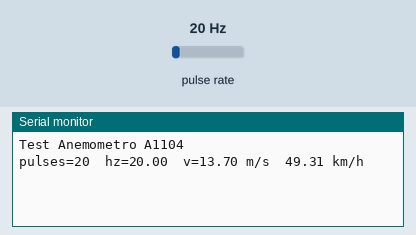
Recording of a sketch running on a simulated ESP32. On the bench: the last lines printed to the serial monitor. Wiring (inferred from the names in the program): pulse sensor: data GPIO 27. The inputs (shaded band) are chosen by the test bench; at power-on: pulse rate 20 Hz.

Above: at 1.2 s.
1.3 s: pulse rate (sensor on GPIO 27) set to 4 Hz
At 2.6 s:
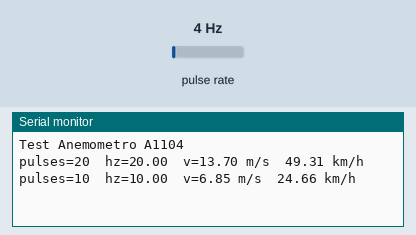
2.8 s: pulse rate (sensor on GPIO 27) set to 50 Hz
At 3.8 s:
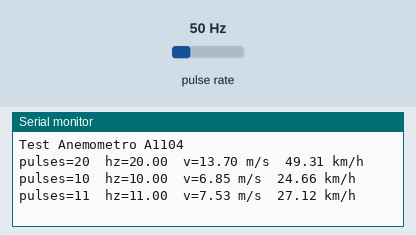
Timing chart, 0 to 5.8 s (numbered marks = the images above; inputs shaded):
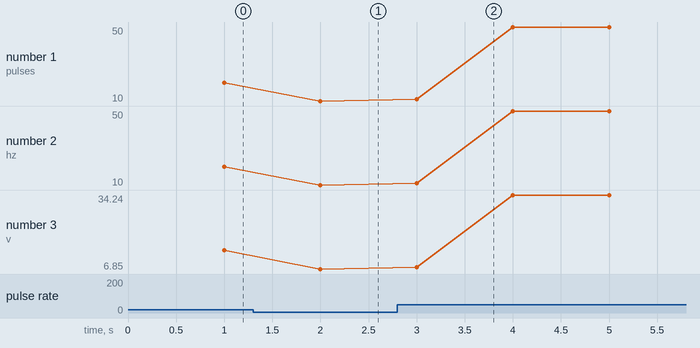

The sketch:

test_anemometro_a1104.ino
```cpp
const int   PIN_HALL = 27;     // A1104 OUT → GPIO27
const int   MAGNETS_PER_REV = 1;
const float RADIUS_M = 0.109f; // radio de tu rotor (m)
const float CALIB_K  = 1.0f;   // factor empírico

const uint32_t SAMPLE_MS    = 1000;
const uint32_t MIN_PULSE_US = 1500;

volatile uint32_t pulseCount = 0;
volatile uint32_t lastPulseUs = 0;

void IRAM_ATTR onPulse() {
  uint32_t nowUs = micros();
  if (nowUs - lastPulseUs >= MIN_PULSE_US) {
    pulseCount++;
    lastPulseUs = nowUs;
  }
}

void setup() {
  Serial.begin(115200);
  Serial.println(F("Test Anemometro A1104"));
  pinMode(PIN_HALL, INPUT_PULLUP);
  attachInterrupt(digitalPinToInterrupt(PIN_HALL), onPulse, FALLING);
}

void loop() {
  static uint32_t last = 0;
  if (millis() - last >= SAMPLE_MS) {
    last = millis();

    noInterrupts();
    uint32_t p = pulseCount;
    pulseCount = 0;
    interrupts();

    float hz  = (float)p / (SAMPLE_MS/1000.0f);
    float rps = (MAGNETS_PER_REV > 0) ? (hz / MAGNETS_PER_REV) : 0.0f;
    float v_mps = (2.0f * PI * RADIUS_M) * rps * CALIB_K;
    float v_kmh = v_mps * 3.6f;

    Serial.print(F("pulses=")); Serial.print(p);
    Serial.print(F("  hz="));   Serial.print(hz,2);
    Serial.print(F("  v="));    Serial.print(v_mps,2); Serial.print(F(" m/s  "));
    Serial.print(v_kmh,2);      Serial.println(F(" km/h"));
  }
}
```

Measured:
- after the input at 1.3 s, the serial monitor: prints a new line after 0.70 s (image 1)
- after the input at 2.8 s, the serial monitor: prints a new line after 0.20 s (image 2)
- plotted number 1: 20 → 10 after the input at 1.3 s, 10 → 50 after the input at 2.8 s
- plotted number 2: 20 → 10 after the input at 1.3 s, 10 → 50 after the input at 2.8 s
- plotted number 3: 13.7 → 6.85 after the input at 1.3 s, 6.85 → 34.24 after the input at 2.8 s
